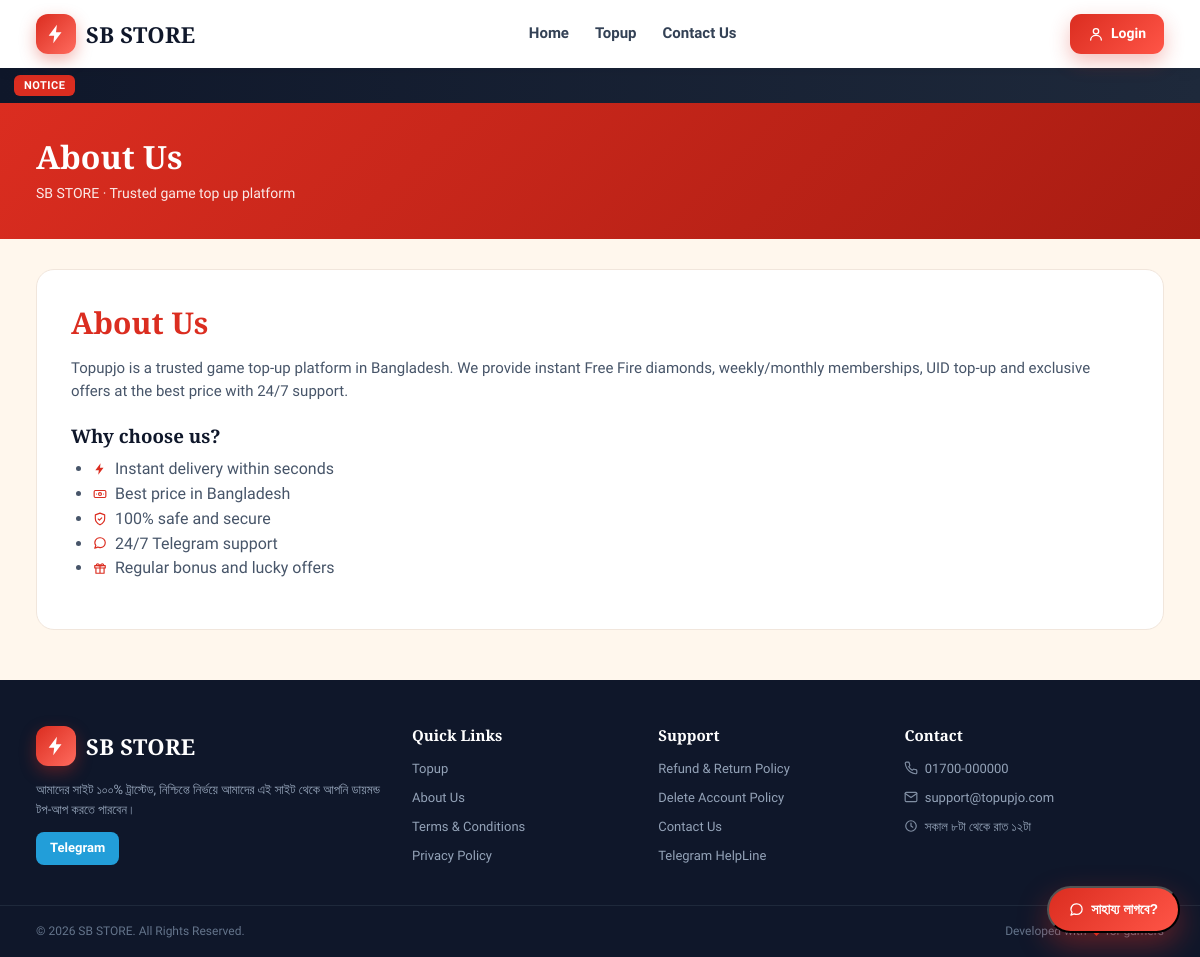
Page /about-us on the committed database.
### models.py (models this page shows, shortened)
class SiteSetting(db.Model):
    __tablename__ = "site_settings"
    id = db.Column(db.Integer, primary_key=True)
    key = db.Column(db.String(80), unique=True, nullable=False)
    value = db.Column(db.Text, default="")
    @staticmethod
    def get(key, default=""):
        row = SiteSetting.query.filter_by(key=key).first()
        return row.value if row else default
    @staticmethod
    def all_dict():
        return {r.key: r.value for r in SiteSetting.query.all()}

### app.py (the view)
    @app.route("/about-us")
    def about():
        return render_template("page.html", title="About Us", page_key="about")

### templates/page.html (shortened to what this page needs)
{% extends "base.html" %}
{% block content %}
<section class="page-hero">
  <div class="container"><h1>{{ title }}</h1><p>{{ settings.get('site_name', 'Topupjo') }} · Trusted game top up platform</p></div>
</section>
<div class="container">
  <div class="page-content">
    <h1>{{ title }}</h1>
    <p>{{ settings.get(page_key ~ '_text', 'Content coming soon.') }}</p>
    {% if page_key == 'about' %}
    <h3 style="margin:20px 0 10px">Why choose us?</h3>
    <ul>
      <li><span class="ico ico-bolt"></span> Instant delivery within seconds</li>
      <li><span class="ico ico-money"></span> Best price in Bangladesh</li>
      <li><span class="ico ico-shield"></span> 100% safe and secure</li>
      <li><span class="ico ico-chat"></span> 24/7 Telegram support</li>
      <li><span class="ico ico-gift"></span> Regular bonus and lucky offers</li>
    </ul>
    {% endif %}
  </div>
</div>
{% endblock %}

### templates/base.html (shortened to what this page needs)
<!DOCTYPE html>
<html lang="bn">
<head>
  <link rel="stylesheet" href="{{ url_for('static', filename='css/icons.css') }}">
  <link rel="stylesheet" href="{{ url_for('static', filename='css/style.css') }}">
  <link rel="stylesheet" href="{{ url_for('static', filename='css/phase2.css') }}">
  <link rel="stylesheet" href="{{ url_for('static', filename='css/phase3.css') }}?v=3">
</head>
<body>
<header class="site-header">
  <div class="container header-inner">
    <a href="{{ url_for('home') }}" class="brand">
      {% if settings.get('logo') %}
        <img src="{{ url_for('static', filename='uploads/' + settings.get('logo')) }}" alt="{{ settings.get('site_name') }}" class="brand-logo">
      {% else %}
        <span class="brand-mark"><span class="ico ico-bolt"></span></span>
      {% endif %}
      <span class="brand-name">{{ settings.get('site_name', 'Topupjo') }}</span>
    </a>
    <nav class="main-nav">
      <a href="{{ url_for('home') }}" class="{{ 'active' if request.endpoint == 'home' }}">Home</a>
      <a href="{{ url_for('topup') }}" class="{{ 'active' if request.endpoint in ['topup','product_detail'] }}">Topup</a>
      <a href="{{ url_for('contactus') }}" class="{{ 'active' if request.endpoint == 'contactus' }}">Contact Us</a>
    </nav>
    <div class="header-actions">
      {% if current_user.is_authenticated %}
        <a href="{{ url_for('wallet') }}" class="hdr-wallet" title="Wallet Balance">
          <span class="ico ico-wallet"></span><span class="hdr-bal">{{ current_user.balance|taka }}</span>
        </a>
        <div class="hdr-notif" id="hdrNotif">
          <button type="button" class="hdr-icon" onclick="toggleNotif(event)" aria-label="Notifications">
            <span class="ico ico-bell"></span>
            {% if unread_notifications %}<span class="hdr-badge" id="hdrBadge">{{ unread_notifications if unread_notifications < 100 else '99+' }}</span>{% endif %}
          </button>
          <div class="notif-pop" id="notifPop">
            <div class="notif-pop-head">
              <strong>Notifications</strong>
              {% if unread_notifications %}<a href="{{ url_for('notifications') }}">View all</a>{% endif %}
            </div>
            <div class="notif-pop-list">
              {% for n in header_notifications %}
              <a href="{{ url_for('notification_read', nid=n.id) }}" class="notif-item {{ '' if n.is_read else 'unread' }}">
                <span class="notif-ic {{ n.kind }}"><span class="ico {{ 'ico-receipt' if n.kind == 'order' else ('ico-wallet' if n.kind == 'deposit' else 'ico-bell') }}"></span></span>
                <span class="notif-txt">
                  <b>{{ n.title }}</b>
                  <small>{{ n.body }}</small>
                  <em>{{ n.created_at|timeago }}</em>
                </span>
              </a>
              {% else %}
              <div class="notif-empty">কোনো নোটিফিকেশন নেই</div>
              {% endfor %}
            </div>
            <a href="{{ url_for('notifications') }}" class="notif-all">সব নোটিফিকেশন দেখুন</a>
          </div>
        </div>
        <a href="{{ url_for('profile') }}" class="hdr-avatar" title="My Account">
          {% if current_user.avatar %}
            <img src="{{ url_for('static', filename='uploads/' + current_user.avatar) }}" alt="{{ current_user.name }}">
          {% else %}
            <span>{{ current_user.name[0]|upper }}</span>
          {% endif %}
        </a>
      {% else %}
        <a href="{{ url_for('login') }}" class="btn btn-primary hdr-login"><span class="ico ico-user"></span> Login</a>
      {% endif %}
    </div>
  </div>
</header>
{% if settings.get('notice_text') %}
<div class="notice-bar">
  <span class="notice-label">NOTICE</span>
  <div class="marquee"><div class="marquee-track">{{ settings.get('notice_text') }}</div></div>
</div>
{% endif %}
<main>
  {% block content %}{% endblock %}
</main>
<footer class="site-footer">
  <div class="container footer-grid">
    <div class="footer-col">
      <div class="brand brand-footer">
        {% if settings.get('logo') %}
          <img src="{{ url_for('static', filename='uploads/' + settings.get('logo')) }}" alt="logo" class="brand-logo">
        {% else %}<span class="brand-mark"><span class="ico ico-bolt"></span></span>{% endif %}
        <span class="brand-name">{{ settings.get('site_name', 'Topupjo') }}</span>
      </div>
      <p>{{ settings.get('footer_text', '100% trusted game top up platform in Bangladesh.') }}</p>
      <div class="socials">
        <a href="{{ settings.get('telegram', 'https://t.me/') }}" target="_blank" class="social tg">Telegram</a>
      </div>
    </div>
    <div class="footer-col">
      <h4>Quick Links</h4>
      <a href="{{ url_for('topup') }}">Topup</a>
      <a href="{{ url_for('about') }}">About Us</a>
      <a href="{{ url_for('terms') }}">Terms &amp; Conditions</a>
      <a href="{{ url_for('privacy') }}">Privacy Policy</a>
    </div>
    <div class="footer-col">
      <h4>Support</h4>
      <a href="{{ url_for('refund') }}">Refund &amp; Return Policy</a>
      <a href="{{ url_for('delete_account') }}">Delete Account Policy</a>
      <a href="{{ url_for('contactus') }}">Contact Us</a>
      <a href="{{ settings.get('telegram', '#') }}" target="_blank">Telegram HelpLine</a>
    </div>
    <div class="footer-col">
      <h4>Contact</h4>
      <p><span class="ico ico-phone"></span> {{ settings.get('phone', '01700-000000') }}</p>
      <p><span class="ico ico-mail"></span> {{ settings.get('email', 'support@topupjo.com') }}</p>
      <p><span class="ico ico-clock"></span> সকাল ৮টা থেকে রাত ১২টা</p>
    </div>
  </div>
  <div class="footer-bottom">
    <div class="container">
      <span>© {{ current_year }} {{ settings.get('site_name', 'Topupjo') }}. All Rights Reserved.</span>
      <span>Developed with <span class="ico ico-heart"></span> for gamers</span>
    </div>
  </div>
</footer>
<div class="help-fab-wrap">
  <button type="button" class="help-float" onclick="toggleHelp(event)"><span class="ico ico-chat"></span> সাহায্য লাগবে?</button>
</div>
</body>
</html>

### static/css/phase2.css (style rules this page uses)
.header-actions { display: flex; align-items: center; gap: 10px; }
.hdr-login { display: inline-flex; align-items: center; gap: 7px; padding: 9px 18px; border-radius: 11px; font-weight: 700; font-size: 14px; }
.hdr-login .ico { font-size: 16px; }

### rows in the picture
SiteSetting: get "SB STORE"
SiteSetting: get "Topupjo is a trusted game top-up platform in Bangladesh. We provide instant Free Fire diamonds, weekly/monthly memberships, UID top-up and exclusive offers at the best price with 24/7 support."
SiteSetting: get "আমাদের সাইট ১০০% ট্রাস্টেড, নিশ্চিন্তে নির্ভয়ে আমাদের এই সাইট থেকে আপনি ডায়মন্ড টপ-আপ করতে পারবেন।"
SiteSetting: get "01700-000000"
SiteSetting: get "support@topupjo.com"

### other values in the picture
{{ title }} "About Us"
